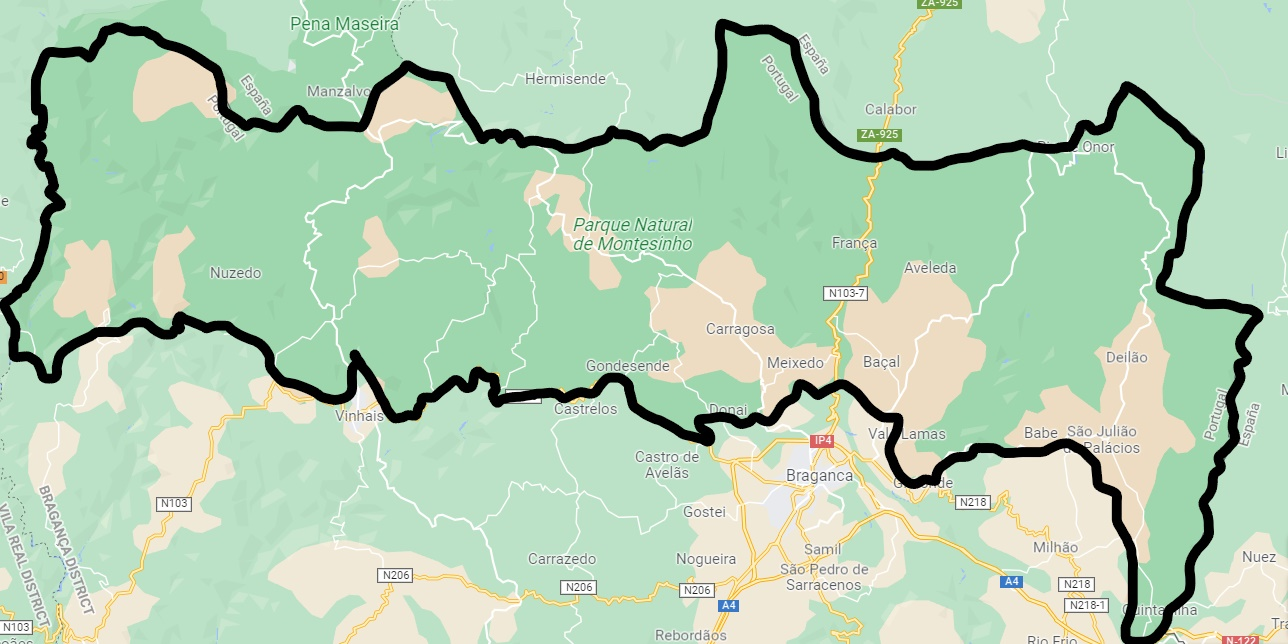
#> input picture forestfires.jpg, 1288 x 644 px
$ python heatmap-take2.py
#> lines starting #> are read from the running program, lines starting #| are printed output that depends on the picture
#!/usr/bin/env python3
# -*- coding: utf-8 -*-

import pandas as pd
import seaborn as sns
import matplotlib.image as mpimg # add
import numpy as np
import matplotlib.pyplot as plt

fire = pd.read_csv('forestfires.csv', encoding='utf-8')
#> (reads forestfires.csv from the repository)
fire['ln(area+1)']=np.log(fire['area']+1)
df = pd.DataFrame(fire,columns=['X','Y','ln(area+1)'])

#make the df heatmap friendly
pt1=df.pivot_table(index='Y', columns='X', values='ln(area+1)')

#load an image
my_image = mpimg.imread("./forestfires.jpg")
#> my_image is the input picture: shape (644, 1288, 3); mean R, G, B 179.7, 210, 181.4

h = sns.heatmap(pt1, alpha=0.7, zorder=3) # update

# update
h.imshow(my_image,
         aspect=h.get_aspect(),
         extent= h.get_xlim() + h.get_ylim(),
         zorder=1)

plt.show(renderer='browser')
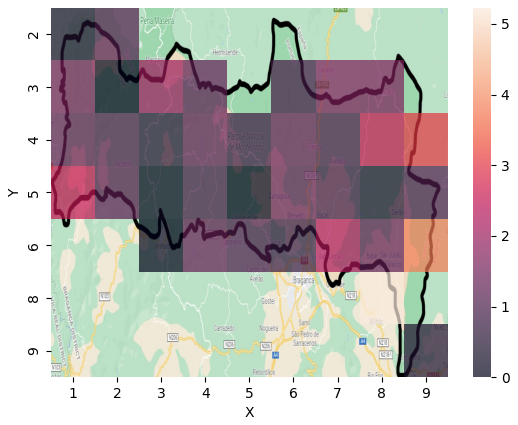
#> figure drawn by matplotlib, 2 panels


#%%

####### TAKE 2 MED COUNTS #######

fire = pd.read_csv('forestfires.csv', encoding='utf-8')

# Count
count = fire.groupby(['X', 'Y']).size().reset_index(name='fires').fillna(0)

#make the df heatmap friendly
fires=count.pivot_table(index='Y', columns='X', values='fires')

#load an image
my_image = mpimg.imread("./forestfires.jpg")

h = sns.heatmap(fires, alpha=0.7, zorder=3) # update

# update
h.imshow(my_image,
         aspect=h.get_aspect(),
         extent= h.get_xlim() + h.get_ylim(),
         zorder=1)

plt.show()
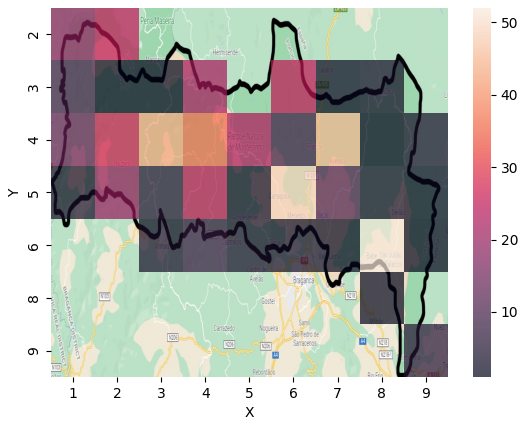
#> figure drawn by matplotlib, 2 panels

#%% Opdelt på måneder (work in progress)

fire = pd.read_csv('forestfires.csv', encoding='utf-8')

# Count
count = fire.groupby(['X', 'Y']).size().reset_index(name='fires').fillna(0)

#make the df heatmap friendly
fires=count.pivot_table(index='Y', columns='X', values='fires')

#load an image
my_image = mpimg.imread("./forestfires.jpg")

h = sns.heatmap(fires, alpha=0.7, zorder=3) # update

# update
h.imshow(my_image,
         aspect=h.get_aspect(),
         extent= h.get_xlim() + h.get_ylim(),
         zorder=1)

plt.show()
